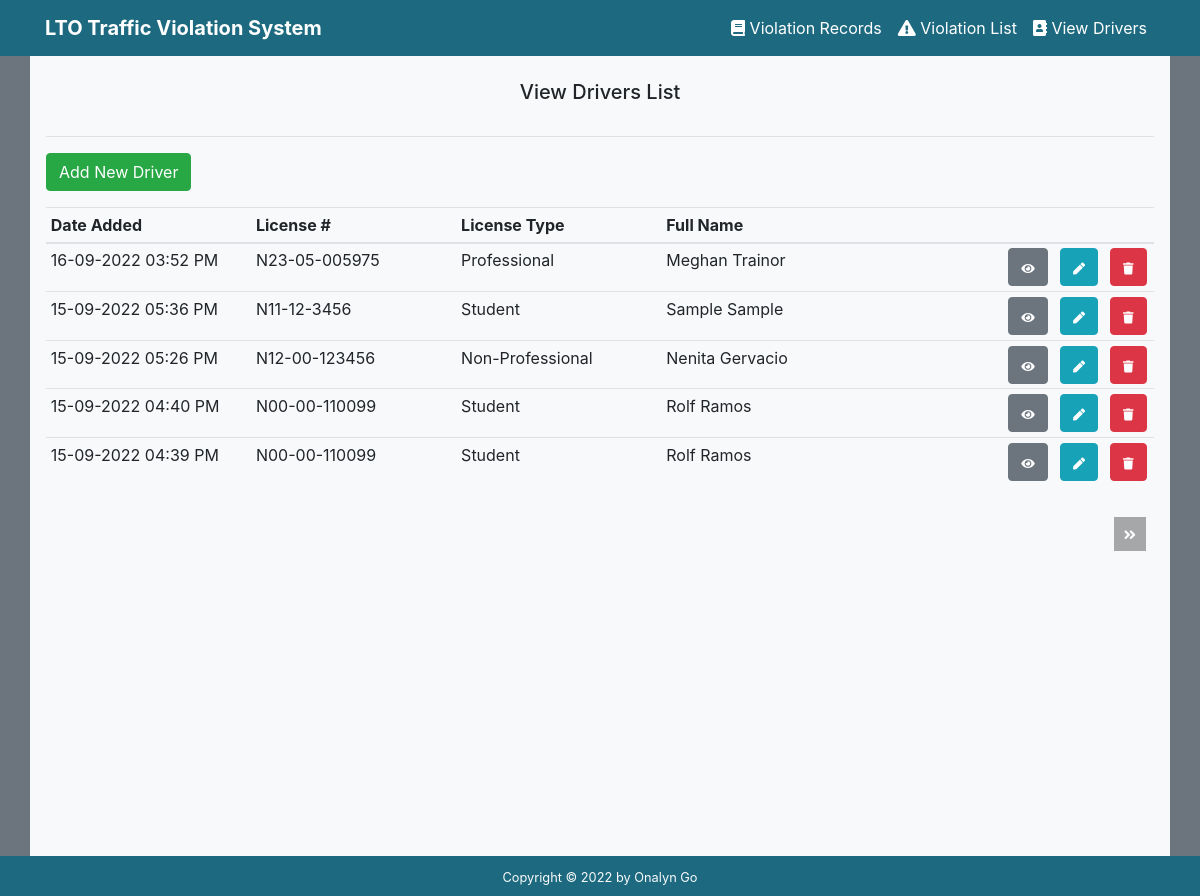
/viewDrivers.php, run on the app's committed database.
### tables this page shows
CREATE TABLE `drivers` (
  `driver_id` int(11) NOT NULL,
  `license_no` varchar(20) NOT NULL,
  `license_type` varchar(200) DEFAULT NULL,
  `first_name` varchar(100) NOT NULL,
  `last_name` varchar(100) NOT NULL,
  `birth_date` date NOT NULL,
  `phone` varchar(20) DEFAULT NULL,
  `email` varchar(100) DEFAULT NULL,
  `street_name` varchar(200) DEFAULT NULL,
  `village_name` varchar(200) DEFAULT NULL,
  `barangay` varchar(200) DEFAULT NULL,
  `city` varchar(200) DEFAULT NULL,
  `region` char(200) DEFAULT NULL,
  `created_at` datetime NOT NULL DEFAULT CURRENT_TIMESTAMP,
  `updated_at` datetime DEFAULT NULL ON UPDATE CURRENT_TIMESTAMP
);

### viewDrivers.php (the view, shortened to what this page needs)
<?php
require_once "template/header.php";
$pdo = new DBCon("mysql", "localhost", "lto-traffic-violation", "root", "root");
$page = isset($_GET['page']) && is_numeric($_GET['page']) ? (int)$_GET['page'] : 1;
$records_per_page = 5;
$stmt = $pdo->prepare('SELECT * FROM drivers ORDER BY driver_id DESC LIMIT :current_page, :record_per_page');
$stmt->bindValue(':current_page', ($page-1)*$records_per_page, PDO::PARAM_INT);
$stmt->bindValue(':record_per_page', $records_per_page, PDO::PARAM_INT);
$stmt->execute();
$drivers = $stmt->fetchAll(PDO::FETCH_ASSOC);
$num_drivers = $pdo->query('SELECT COUNT(*) FROM drivers')->fetchColumn();
?>
<section class="container-xl bg-light py-4 px-3 height">
    <h5 class=" text-center pb-3">View Drivers List</h5>
    <hr>
    <a href="addDriver.php" class="btn btn-success mb-3">Add New Driver</a>
    <div class="view">
        <table class="table table-hover table-sm">
            <thead>
                <tr>
                    <th scope="col" width="15%">Date Added</th>
                    <th scope="col" width="15%">License #</th>
                    <th scope="col" width="15%">License Type</th>
                    <th scope="col" width="25%">Full Name</th>
                    <th scope="col" width="1%"></th>
                    <th scope="col" width="1%"></th>
                    <th scope="col" width="1%"></th>
                </tr>
            </thead>
            <tbody>
                <?php foreach ($drivers as $driver): ?>
                <tr>
                <td><?=date( "d-m-Y h:i A",strtotime($driver['created_at']))?></td>
                    <td><?=$driver['license_no']?></td>
                    <td><?=$driver['license_type']?></td>
                    <td><?=$driver['first_name']. ' '. $driver['last_name']?></td>
                    <td>
                        <a href="viewDriverDetails.php?driver_id=<?=$driver['driver_id']?>" type="submit" class="btn btn-secondary"><i class="fas fa-eye fa-xs"></i></a>
                    </td>
                    <td>
                        <a href="updateDriver.php?driver_id=<?=$driver['driver_id']?>" type="submit" class="btn btn-info"><i class="fas fa-pen fa-xs"></i></a>
                    </td>
                    <td>
                        <a href="deleteDriver.php?driver_id=<?=$driver['driver_id']?>" type="button" class="btn btn-danger"><i class="fas fa-trash fa-xs"></i></a>
                    </td>
                </tr>
                <?php endforeach; ?>
            </tbody>
        </table>
        <div class="pr-2">
            <div class="pagination">
                <?php if ($page*$records_per_page < $num_drivers): ?>
                <a href="viewDrivers.php?page=<?=$page+1?>"><i class="fas fa-angle-double-right fa-sm"></i></a>
                <?php endif; ?>
            </div>
        </div>
    </div>
</section>
<?php include "template/footer.php"?>

### style.css (style rules this page uses)
* { margin: 0; padding: 0; box-sizing: border-box; }
.height { height: 100% !important; }
.view .pagination { display: flex; justify-content: flex-end; }
.view .pagination a { display: inline-block; text-decoration: none; background-color: #a5a7a9; font-weight: bold; color: #FFFFFF; padding: 5px 10px; margin: 15px 0 15px 5px; }

### data on the page
drivers: created_at "16-09-2022 03:52 PM", license_no "N23-05-005975", license_type "Professional", first_name "Meghan", last_name "Trainor"
drivers: created_at "15-09-2022 05:36 PM", license_no "N11-12-3456", license_type "Student", first_name "Sample", last_name "Sample"
drivers: created_at "15-09-2022 05:26 PM", license_no "N12-00-123456", license_type "Non-Professional", first_name "Nenita", last_name "Gervacio"
drivers: created_at "15-09-2022 04:40 PM", license_no "N00-00-110099", license_type "Student", first_name "Rolf", last_name "Ramos"
drivers: created_at "15-09-2022 04:39 PM", license_no "N00-00-110099", license_type "Student", first_name "Rolf", last_name "Ramos"
